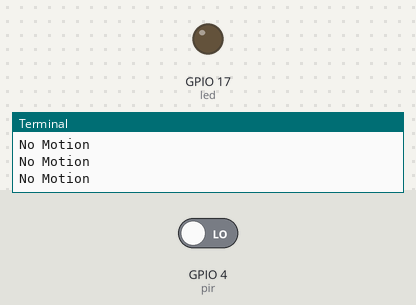
Bench run of a program on a simulated Raspberry Pi (BCM pin numbers). Parts: output pins drawn as LEDs (lit = HIGH), the last lines printed to the terminal. The test bench sets the inputs (shaded band); at power-on: GPIO 4 (pir) LOW.

Above: at 1.2 s.
1.3 s: GPIO 4 (pir) driven HIGH
At 2.0 s:
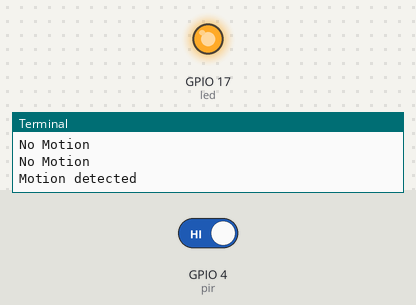
3.0 s: GPIO 4 (pir) driven LOW
At 4.4 s:
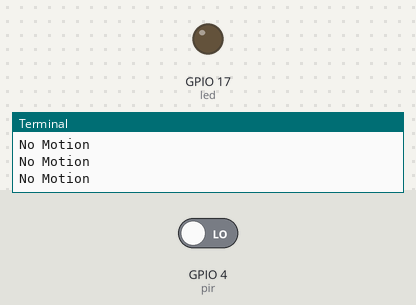
Timing chart, 0 to 6.0 s (numbered marks = the images above; inputs shaded):
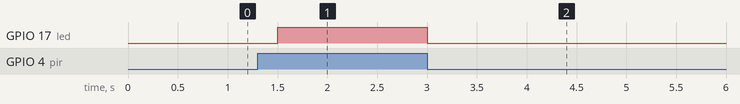

The program:

PIR_LED.py
```python
from gpiozero import MotionSensor, LED
from time import sleep

pir = MotionSensor(4, threshold=0.6)
led = LED(17)


while True:
    if pir.motion_detected:
        print("Motion detected")
        led.on()
        sleep(0.5)
    else:
        print("No Motion")
        led.off()
        sleep(0.5)
```

Measured:
- after the input at 1.3 s, GPIO 17 (led): LOW → HIGH after 0.20 s
- after the input at 3.0 s, GPIO 17 (led): HIGH → LOW at once
